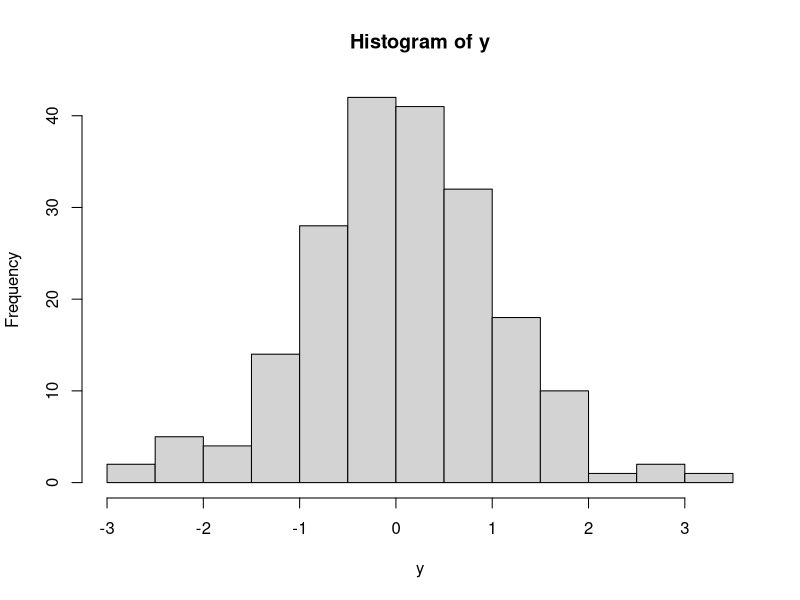
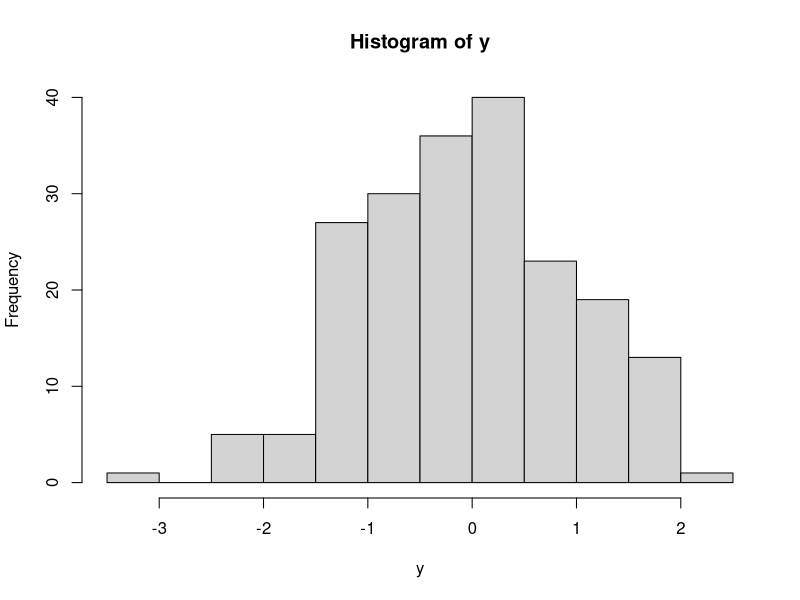
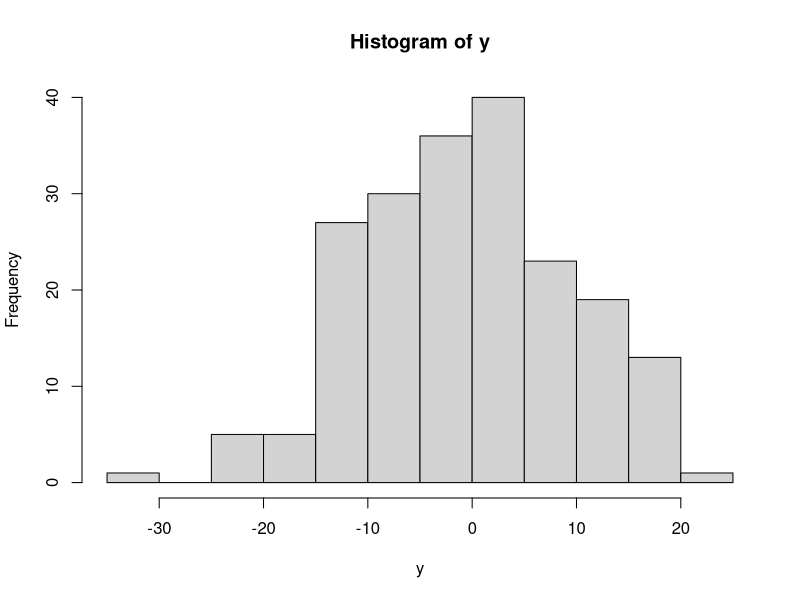

Source code (R) for these figures, in order:
rnorm(4)
rnorm(4, mean = 3)
rnorm(4, mean = 3, sd = 3)
y = rnorm(200)
hist(y)
y <- rnorm(200)
y
hist(y)
y = ceiling(y * 10)
y
hist(y)

